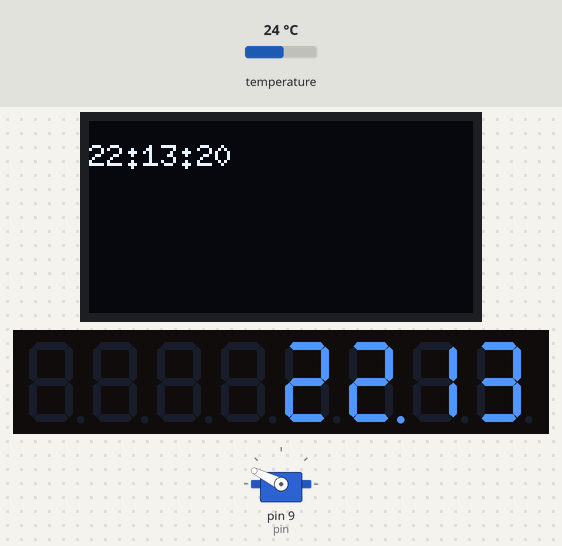
A sketch run on a simulated Arduino Uno, built with avr-gcc and run on an emulated ATmega328P. Shown: servo, 128×64 one-colour display, 8-digit seven-segment display. The inputs (shaded band) are chosen by the test bench; at power-on: temperature 24 °C. The local clock reads 2024-03-15 10:24:30 at power-on unless the sketch sets it; what the sketch prints to the serial monitor is not drawn.

Above: at 1.2 s.
1.3 s: temperature set to 12 °C
At 3.1 s:
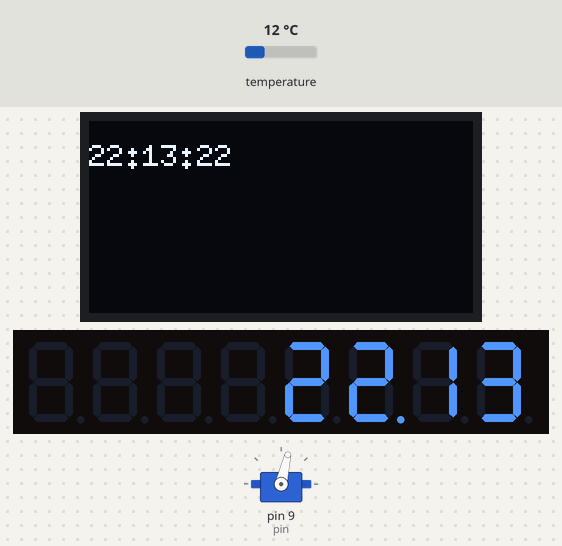
4.3 s: temperature set to 19 °C
At 5.4 s:
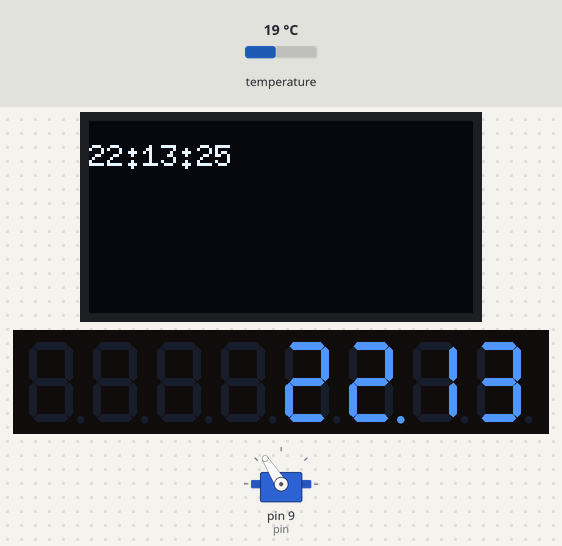
7.3 s: temperature set to 28 °C
At 10.5 s:
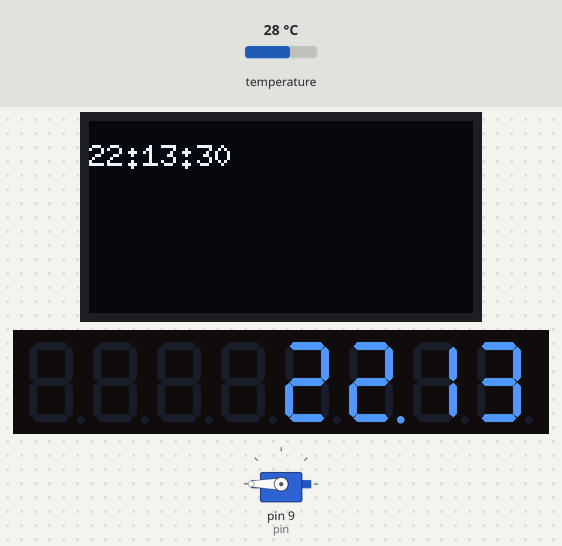
Timing chart, 0 to 12.0 s (numbered marks = the images above; inputs shaded):
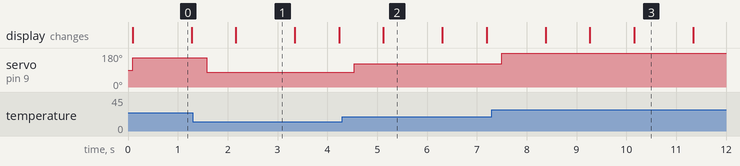

Measured:
- after the input at 1.3 s, servo on pin 9 (pin): 154° → 77° after 0.28 s
- after the input at 4.3 s, servo on pin 9 (pin): 77° → 122° after 0.24 s
- after the input at 7.3 s, servo on pin 9 (pin): 122° → 180° after 0.20 s
- what the display in image 0 shows lasts 1.2 s, from 0.1 s to 1.3 s

The sketch:

projket.ino
```cpp
/*
* Name: övningsprojekt
* Author: Filip Momot
* Date: 2025-10-14
* Description: This project uses a ds3231 to measure time and displays the time to an 1306 oled display,
* Further, it measures temprature with ds3231 and displays a mapped value to a 9g-servo-motor.
*/

// Include Libraries
#include <RTClib.h>
#include <Wire.h>
#include <U8glib.h>
#include <Servo.h>
#include <LedControl.h>

U8GLIB_SSD1306_128X64 u8g(U8G_I2C_OPT_NO_ACK);

// Init constants


// Init global variables
int pin = 9;
int pos = 0;
int digitPos = 3;
LedControl lc=LedControl(12,13,10,1);
// Construct objects
RTC_DS3231 rtc;
Servo myservo;
void setup() {
  // init communication
  Serial.begin(9600);
  Wire.begin();

  // Init Hardware
  rtc.begin();
   myservo.attach(pin);
  // Settings
  rtc.adjust(DateTime(F(__DATE__), F(__TIME__)));

  lc.shutdown(0,false);
  /* Set the brightness to a medium values */
  lc.setIntensity(0,8);
  /* and clear the display */
  lc.clearDisplay(0);
}

void loop() {
  oledWrite( getTime() );
  servoWrite( getTemp() );
  writeTimeOn7Segment( getTime() );
  Serial.println(getTime());

  delay(200);
}


//This function reads time from an ds3231 module and package the time as a String
//Parameters: Void
//Returns: time in hh:mm:ss as String
String getTime() {
  DateTime now = rtc.now();
  return String(now.hour()) + ":" + String(now.minute()) + ":" + String(now.second());
}

/*
* This function takes temprature from ds3231 and returns as a float
*Parameters: Void
*Returns: temprature as float
*/
float getTemp() {
  return rtc.getTemperature();
}

/*
* This function takes a string and draws it to an oled display
*Parameters: - text: String to write to display
*Returns: void
*/
void oledWrite(String text) {
  u8g.firstPage();
  do {
    u8g.setFont(u8g_font_6x10);
    u8g.drawStr(0, 15, text.c_str());
  } while (u8g.nextPage());
}

/*
* takes a temprature value and maps it to corresppnding degree on a servo
*Parameters: - value: temprature
*Returns: void
*/
void servoWrite(float value) {
  pos = map((int)(getTemp() * 10), 0, 280, 0, 180); //mappar funktion för omvandla tempertur värden till grader på servon
  pos = constrain(pos, 0, 180);
  myservo.write(pos);

}

/*
*Tar tim och minut siffrorna och printar de på seven segment displayen
*Parametrar: Tim och min (hour, min)
*Returnerar: void
*/

void writeTimeOn7Segment(String text) {
 lc.clearDisplay(0);
 DateTime now = rtc.now();

  int hour = now.hour();
  int min = now.minute();

  lc.setDigit(0, 3, hour / 10, false); //detta anger positionen, adressen, siffran och om decimaltecknet ska tändas
  lc.setDigit(0, 2, hour % 10, true);
  lc.setDigit(0, 1, min / 10, false);
  lc.setDigit(0, 0, min % 10, false);
}
```
